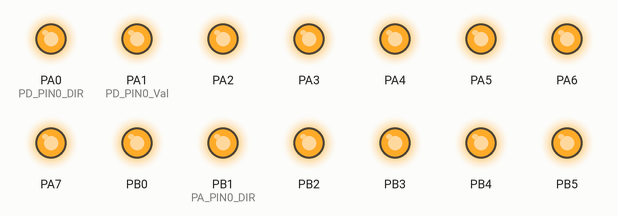
This program was run on a simulated ATmega32, built with avr-gcc and emulated at 1 MHz. On the bench: output pins drawn as LEDs (lit = HIGH).

Above: at 0.6 s.
At 1.9 s:
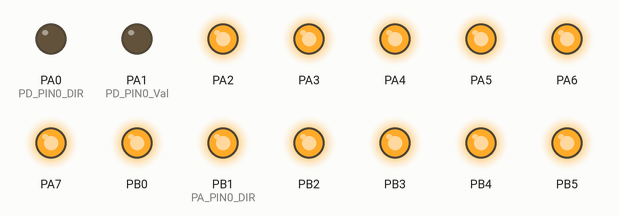
Timing chart, 0 to 3.0 s (numbered marks = the images above):
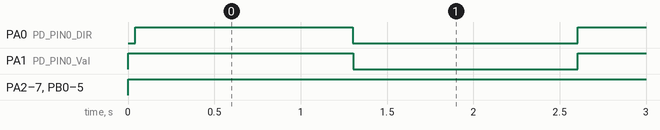

The program:

main.c
```c
/*

/**
 ******************************************************************************
 * @file           : main.c
 * @author         : Amr Khaled
 * @brief          : application file of LED.
 * @date           : 24/11/2024
 * @board          : ATMEGA32
 ******************************************************************************
**/

#define F_CPU	1000000
#include "ErorrState.h"
#include "STD_TYPE.h"

#include "LED_config.h"
#include "LED_int.h"


#include "DIO_init.h"

#include <util/delay.h>

extern LED_t LED_AstrLedConfig[LED_NUM];

int main(void)
{
	DIO_enuInit();
	LED_enuINIT(&LED_AstrLedConfig);

    /* Replace with your application code */
    while (1)
    {
		LED_enuTurnON(&LED_AstrLedConfig[0]);
		LED_enuTurnON(&LED_AstrLedConfig[1]);
		_delay_ms(1000);
		LED_enuTurnOFF(&LED_AstrLedConfig[0]);
		LED_enuTurnOFF(&LED_AstrLedConfig[1]);
		_delay_ms(1000);
    }
}
```

LED_config.c
```c
/**
 ******************************************************************************
 * @file           : LED_config.c
 * @author         : Amr Khaled
 * @brief          : Configuration file of LED.
 * @date           : 24/11/2024
 * @board          : ATMEGA32
 ******************************************************************************
**/

#include "DIO_init.h"

#include "LED_config.h"

LED_t LED_AstrLedConfig[LED_NUM] =
{
	{DIO_u8PORTA, DIO_u8PIN0, LED_u8SOURCE, LED_u8OFF},
	{DIO_u8PORTA, DIO_u8PIN1, LED_u8SOURCE, LED_u8OFF},
};
```

LED_config.h
```c
/**
 ******************************************************************************
 * @file           : LED_config.h
 * @author         : Amr Khaled
 * @brief          : Configuration file of LED.
 * @date           : 24/11/2024
 * @board          : ATMEGA32
 ******************************************************************************
**/

#ifndef LED_CONFIG_H_
#define LED_CONFIG_H_

/* specify the number of leds */
#define LED_NUM				3


/* configuration of led states */
#define LED_u8ON			1
#define LED_u8OFF			0

/* configuration of led connection states*/
#define LED_u8SINK			0
#define LED_u8SOURCE		1

typedef struct
{
	/* LED_u8PortID --> must specify according to @ref configuration of names of 4 ports at DIO_int.h */
	u8 LED_u8PortID;

	/* LED_u8PinID --> must specify according to @ref configuration of names of pins at DIO_int.h */
	u8 LED_u8PinID;

	/* LED_u8Connection --> must specify according to @ref configuration of names of pins at LED_config.h */
	u8 LED_u8Connection;

	/* LED_u8InitState --> must specify according to @ref configuration of led connection states at LED_config.h */
	u8 LED_u8InitState;
}LED_t;


#endif /* LED_CONFIG_H_ */
```

ErorrState.h
```c
/*
 * DIO_Prog.c
 *
 *  Created on: 2023
 *      Author:Amr Khaled
 */

#ifndef ERORRSTATE_H_
#define ERORRSTATE_H_

//all function i do will return Enum
typedef enum {
	ES_OK,//when the function done true
    ES_NOK,//When the function has an error
    ES_NULL_POINTER,//when pass null pointer
    ES_OUT_OF_RANGE //when pass port out of range
}ES_T;//T Typedef

#endif
```

LED_int.h
```c
/**
 ******************************************************************************
 * @file           : LED_int.h
 * @author         : Amr Khaled
 * @brief          : interface file of LED.
 * @date           : 24/11/2024
 * @board          : ATMEGA32
 ******************************************************************************
**/

#ifndef LED_INT_H_
#define LED_INT_H_

ES_T LED_enuINIT(LED_t *Copy_pAstrLedConfig);

ES_T LED_enuTurnON(LED_t *Copy_pstrLedID);

ES_T LED_enuTurnOFF(LED_t *Copy_pstrLedID);


#endif /* LED_INT_H_ */
```

LED_priv.h
```c
/**
 ******************************************************************************
 * @file           : LED_priv.h
 * @author         : Amr Khaled
 * @brief          : Private file of LED.
 * @date           : 24/11/2024
 * @board          : ATMEGA32
 ******************************************************************************
**/

#ifndef LED_PRIV_H_
#define LED_PRIV_H_


#endif /* LED_PRIV_H_ */
```

LED_prog.c
```c
/**
 ******************************************************************************
 * @file           : LED_prog.c
 * @author         : Amr Khaled
 * @brief          : program file of LED.
 * @date           : 24/11/2024
 * @board          : ATMEGA32
 ******************************************************************************
 **/

#include "ErorrState.h"
#include "STD_TYPE.h"

#include "DIO_init.h"

#include "LED_priv.h"
#include "LED_config.h"

ES_T LED_enuINIT(LED_t *Copy_pAstrLedConfig) {

	ES_T Local_enuErrorState = ES_NOK;
	if (Copy_pAstrLedConfig != NULL) {
		u8 Local_u8Iterator;
		for (Local_u8Iterator = 0; Local_u8Iterator < LED_NUM;
				Local_u8Iterator++) {
			DIO_enuSetPinDirection(
					Copy_pAstrLedConfig[Local_u8Iterator].LED_u8PortID,
					Copy_pAstrLedConfig[Local_u8Iterator].LED_u8PinID,
					DIO_u8OUTPUT);
			if (Copy_pAstrLedConfig[Local_u8Iterator].LED_u8Connection
					== LED_u8SINK) {
				if (Copy_pAstrLedConfig[Local_u8Iterator].LED_u8InitState
						== LED_u8ON) {
					Local_enuErrorState = DIO_enuSetPinValue(
							Copy_pAstrLedConfig[Local_u8Iterator].LED_u8PortID,
							Copy_pAstrLedConfig[Local_u8Iterator].LED_u8PinID,
							DIO_u8LOW);
				} else if (Copy_pAstrLedConfig[Local_u8Iterator].LED_u8InitState
						== LED_u8OFF) {
					Local_enuErrorState = DIO_enuSetPinValue(
							Copy_pAstrLedConfig[Local_u8Iterator].LED_u8PortID,
							Copy_pAstrLedConfig[Local_u8Iterator].LED_u8PinID,
							DIO_u8HIGH);
				} else {
					Local_enuErrorState = ES_OUT_OF_RANGE;
				}
			} else if (Copy_pAstrLedConfig[Local_u8Iterator].LED_u8Connection
					== LED_u8SOURCE) {
				if (Copy_pAstrLedConfig[Local_u8Iterator].LED_u8InitState
						== LED_u8ON) {
					Local_enuErrorState = DIO_enuSetPinValue(
							Copy_pAstrLedConfig[Local_u8Iterator].LED_u8PortID,
							Copy_pAstrLedConfig[Local_u8Iterator].LED_u8PinID,
							DIO_u8HIGH);
				} else if (Copy_pAstrLedConfig[Local_u8Iterator].LED_u8InitState
						== LED_u8OFF) {
					Local_enuErrorState = DIO_enuSetPinValue(
							Copy_pAstrLedConfig[Local_u8Iterator].LED_u8PortID,
							Copy_pAstrLedConfig[Local_u8Iterator].LED_u8PinID,
							DIO_u8LOW);
				} else {
					Local_enuErrorState = ES_OUT_OF_RANGE;
				}
			} else {
				Local_enuErrorState = ES_OUT_OF_RANGE;
			}
		}
	} else {
		Local_enuErrorState = ES_NULL_POINTER;
	}
	return Local_enuErrorState;
}

ES_T LED_enuTurnON(LED_t *Copy_pstrLedID) {
	ES_T Local_enuErrorState = ES_NOK;
	if (Copy_pstrLedID != NULL) {
		DIO_enuSetPinDirection(Copy_pstrLedID->LED_u8PortID,
				Copy_pstrLedID->LED_u8PinID, DIO_u8OUTPUT);
		if (Copy_pstrLedID->LED_u8Connection == LED_u8SINK) {
			Local_enuErrorState = DIO_enuSetPinValue(
					Copy_pstrLedID->LED_u8PortID, Copy_pstrLedID->LED_u8PinID,
					DIO_u8LOW);
		} else if (Copy_pstrLedID->LED_u8Connection == LED_u8SOURCE) {
			Local_enuErrorState = DIO_enuSetPinValue(
					Copy_pstrLedID->LED_u8PortID, Copy_pstrLedID->LED_u8PinID,
					DIO_u8HIGH);
		} else {
			Local_enuErrorState = ES_OUT_OF_RANGE;
		}
	}
	return Local_enuErrorState;
}

ES_T LED_enuTurnOFF(LED_t *Copy_pstrLedID) {
	ES_T Local_enuErrorState = ES_NOK;
	if (Copy_pstrLedID != NULL) {
		DIO_enuSetPinDirection(Copy_pstrLedID->LED_u8PortID,
				Copy_pstrLedID->LED_u8PinID, DIO_u8OUTPUT);
		if (Copy_pstrLedID->LED_u8Connection == LED_u8SINK) {
			Local_enuErrorState = DIO_enuSetPinValue(
					Copy_pstrLedID->LED_u8PortID, Copy_pstrLedID->LED_u8PinID,
					DIO_u8HIGH);
		} else if (Copy_pstrLedID->LED_u8Connection == LED_u8SOURCE) {
			Local_enuErrorState = DIO_enuSetPinValue(
					Copy_pstrLedID->LED_u8PortID, Copy_pstrLedID->LED_u8PinID,
					DIO_u8LOW);
		} else {
			Local_enuErrorState = ES_OUT_OF_RANGE;
		}
	}
	return Local_enuErrorState;
}
```

STD_TYPE.h
```c
#ifndef STD_TYPRE
#define  STD_TYPRE

#include<stdio.h>
#include<stdlib.h>

    typedef unsigned char u8;
    typedef unsigned short int u16;
    typedef unsigned int u32;
    typedef signed char s8;
    typedef signed short int s16;
    typedef signed int s32;
    typedef float f32;
    typedef double f64;
#endif
```

DIO_Config.h
```c
/**
 ******************************************************************************
 * @file           : DIO_config.h
 * @author         : Amr Khaled
 * @brief          : Configuration file of DIO.
 * @date           : 10/6/2023
 * @board          : ATMEGA32
 ******************************************************************************
**/

#ifndef DIO_CONFIG_H_
#define DIO_CONFIG_H_

#include "DIO_init.h"

/*
Data Direction can be:
	-> INPUT
	-> OUTPUT
*/
/* configurations of Data Direction of the pins at PortA */
#define PA_PIN0_DIR		OUTPUT
#define PA_PIN1_DIR 	OUTPUT
#define PA_PIN2_DIR 	OUTPUT
#define PA_PIN3_DIR 	OUTPUT
#define PA_PIN4_DIR 	OUTPUT
#define PA_PIN5_DIR 	OUTPUT
#define PA_PIN6_DIR 	OUTPUT
#define PA_PIN7_DIR 	OUTPUT

/* configurations of Data Direction of the pins at PortB */
#define PB_PIN0_DIR		OUTPUT
#define PB_PIN1_DIR 	OUTPUT
#define PB_PIN2_DIR 	OUTPUT
#define PB_PIN3_DIR 	OUTPUT
#define PB_PIN4_DIR 	OUTPUT
#define PB_PIN5_DIR 	OUTPUT
#define PB_PIN6_DIR 	OUTPUT
#define PB_PIN7_DIR 	OUTPUT

/* configurations of Data Direction of the pins at PortC */
#define PC_PIN0_DIR		OUTPUT
#define PC_PIN1_DIR 	OUTPUT
#define PC_PIN2_DIR 	OUTPUT
#define PC_PIN3_DIR 	OUTPUT
#define PC_PIN4_DIR 	OUTPUT
#define PC_PIN5_DIR 	OUTPUT
#define PC_PIN6_DIR 	OUTPUT
#define PC_PIN7_DIR 	OUTPUT

/* configurations of Data Direction of the pins at PortD */
#define PD_PIN0_DIR		INPUT
#define PD_PIN1_DIR 	INPUT
#define PD_PIN2_DIR 	OUTPUT
#define PD_PIN3_DIR 	OUTPUT
#define PD_PIN4_DIR 	OUTPUT
#define PD_PIN5_DIR 	OUTPUT
#define PD_PIN6_DIR 	OUTPUT
#define PD_PIN7_DIR 	OUTPUT

/*
PORT (OUTPUT) can be:
	-> LOW
	-> HIGH
PORT (INPUT) can be:
	-> FLOAT
	-> PULL_UP
*/

/* configurations of pin of PORT register at PortA */
#define PA_PIN0_Val		HIGH
#define PA_PIN1_Val 	HIGH
#define PA_PIN2_Val 	HIGH
#define PA_PIN3_Val 	HIGH
#define PA_PIN4_Val 	HIGH
#define PA_PIN5_Val 	HIGH
#define PA_PIN6_Val 	HIGH
#define PA_PIN7_Val 	HIGH

/* configurations of pin of PORT register at PortB */
#define PB_PIN0_Val		HIGH
#define PB_PIN1_Val 	HIGH
#define PB_PIN2_Val 	HIGH
#define PB_PIN3_Val 	HIGH
#define PB_PIN4_Val 	HIGH
#define PB_PIN5_Val 	HIGH
#define PB_PIN6_Val 	HIGH
#define PB_PIN7_Val 	HIGH

/* configurations of pin of PORT register at PortC */
#define PC_PIN0_Val		HIGH
#define PC_PIN1_Val 	HIGH
#define PC_PIN2_Val 	HIGH
#define PC_PIN3_Val 	HIGH
#define PC_PIN4_Val 	HIGH
#define PC_PIN5_Val 	HIGH
#define PC_PIN6_Val 	HIGH
#define PC_PIN7_Val 	HIGH

/* configurations of pin of PORT register at PortD */
#define PD_PIN0_Val		HIGH
#define PD_PIN1_Val 	HIGH
#define PD_PIN2_Val 	HIGH
#define PD_PIN3_Val 	HIGH
#define PD_PIN4_Val 	HIGH
#define PD_PIN5_Val 	HIGH
#define PD_PIN6_Val 	HIGH
#define PD_PIN7_Val 	HIGH

#endif /* DIO_CONFIG_H_ */
```

DIO_Priv.h
```c
/**
 ******************************************************************************
 * @file           : DIO_priv.
 * @author         : Amr Khaled
 * @brief          : Private file of DIO.
 * @date           : 10/6/2023
 * @board          : ATMEGA32
 ******************************************************************************
**/

#ifndef DIO_PRIV_H_
#define DIO_PRIV_H_

/* Data Direction states */
#define INPUT 			0
#define OUTPUT 			1

/* Output states */
#define LOW 			0
#define HIGH 			1

/* Input states */
#define FLOAT 			0
#define PULL_UP 		1

/* PORTs ID */
#define DIO_PORTA 		0
#define DIO_PORTB 		1
#define DIO_PORTC   	2
#define DIO_PORTD	    3

/* PINs ID */
#define DIO_PIN0 		0
#define DIO_PIN1 		1
#define DIO_PIN2 		2
#define DIO_PIN3 		3
#define DIO_PIN4 		4
#define DIO_PIN5 		5
#define DIO_PIN6 		6
#define DIO_PIN7 		7


#define PINA *((volatile u8*)0x39)
#define DDRA *((volatile u8*)0x3A)
#define PORTA *((volatile u8*)0x3B)

#define PINB *((volatile u8*)0x36)
#define DDRB *((volatile u8*)0x37)
#define PORTB *((volatile u8*)0x38)

#define PINC *((volatile u8*)0x33)
#define DDRC *((volatile u8*)0x34)
#define PORTC *((volatile u8*)0x35)

#define PIND *((volatile u8*)0x30)
#define DDRD *((volatile u8*)0x31)
#define PORTD *((volatile u8*)0x32)

/* Concatenation function */
#define CONC_HELP(b7,b6,b5,b4,b3,b2,b1,b0) 0b##b7##b6##b5##b4##b3##b2##b1##b0
#define CONC(b7,b6,b5,b4,b3,b2,b1,b0) CONC_HELP(b7,b6,b5,b4,b3,b2,b1,b0)


#endif /* DIO_PRIV_H_ */
```

DIO_init.h
```c
/**
 ******************************************************************************
 * @file           : DIO_int.
 * @author         : Amr Khaled
 * @brief          : interface file of DIO.
 * @date           : 10/6/2023
 * @board          : ATMEGA32
 ******************************************************************************
**/

#ifndef DIO_INT_H_
#define DIO_INT_H_

#include"STD_TYPE.h"
#include"ErorrState.h"
/* configuration of names of 4 ports */
#define DIO_u8PORTA 		0
#define DIO_u8PORTB 		1
#define DIO_u8PORTC   		2
#define DIO_u8PORTD	   		3

/* configuration of names of pins */
#define DIO_u8PIN0 			0
#define DIO_u8PIN1 			1
#define DIO_u8PIN2 			2
#define DIO_u8PIN3 			3
#define DIO_u8PIN4 			4
#define DIO_u8PIN5 			5
#define DIO_u8PIN6 			6
#define DIO_u8PIN7 			7

/* configuration of data direction states */
#define DIO_u8INPUT			0
#define DIO_u8OUTPUT		1

/* configuration of input states */
#define DIO_u8FLOAT			0
#define DIO_u8PULL_UP		1

/* configuration of output states */
#define DIO_u8LOW			0
#define DIO_u8HIGH			1

/* initialize function */
ES_T DIO_enuInit(void);

/* PORT functions */

ES_T DIO_enuSetPortDirection(u8 Copy_u8PortID, u8 Copy_u8Value);

ES_T DIO_enuSetPortValue(u8 Copy_u8PortID, u8 Copy_u8Value);

ES_T DIO_enuTogPort(u8 Copy_u8PortID);

ES_T DIO_enuGetPort(u8 Copy_u8PortID, u8* Copy_pu8Value);

/* PIN functions */
ES_T DIO_enuSetPinDirection(u8 Copy_u8PortID,u8 Copy_u8PinID, u8 Copy_u8Value);

ES_T DIO_enuSetPinValue(u8 Copy_u8PortID,u8 Copy_u8PinID, u8 Copy_u8Value);

ES_T DIO_enuGetpin(u8 Copy_u8PortID,u8 Copy_u8PinID, u8* Copy_pu8Value);

ES_T DIO_enuTogPin(u8 Copy_u8PortID, u8 Copy_u8PinID);


#endif /* DIO_INT_H_ */
```

Source omitted: DIO_Prog.c (11139 bytes)

Measured:
- by itself, PA0 (PD_PIN0_DIR), PA1 (PD_PIN0_Val): alternates HIGH for 1.3 s and LOW for 1.3 s
- by itself, PA2–7, PB0, PB1 (PA_PIN0_DIR), PB2–5: LOW → HIGH at 0.00 s
